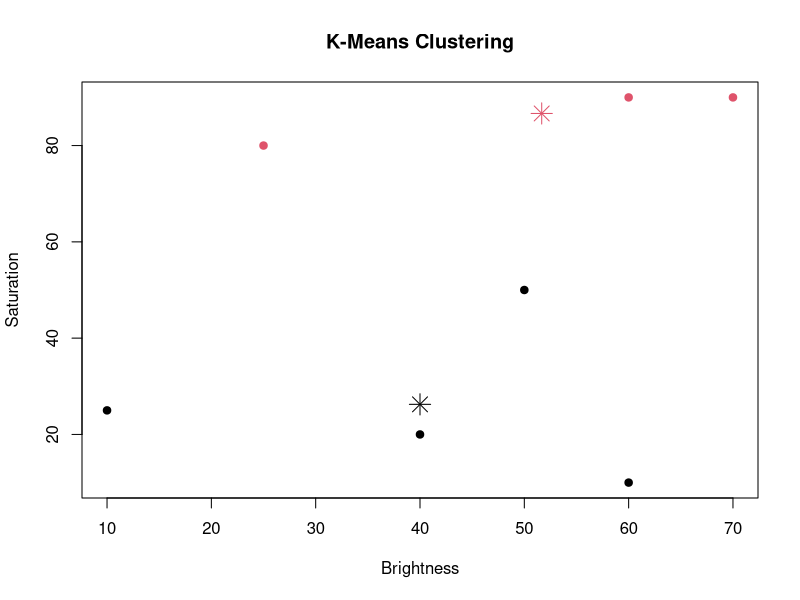

Recreate this plot in R.
brightness <- c(40, 50, 60, 10, 70, 60, 25)
saturation <- c(20, 50, 90, 25, 90, 10, 80)

data <- data.frame(brightness, saturation)
print(data)

# Apply K-means with k = 2 clusters
set.seed(123)  # ensures reproducibility
kmeans_result <- kmeans(data, centers = 2, nstart = 10)

# View results
print(kmeans_result)


# Add the cluster number to the original dataset
data$cluster <- kmeans_result$cluster

# View updated data
print(data)

# Plot the clusters
plot(data$brightness, data$saturation,
     col = data$cluster, pch = 19,
     xlab = "Brightness", ylab = "Saturation",
     main = "K-Means Clustering")

# Add cluster centers
points(kmeans_result$centers[,1], kmeans_result$centers[,2],
       col = 1:2, pch = 8, cex = 2)


